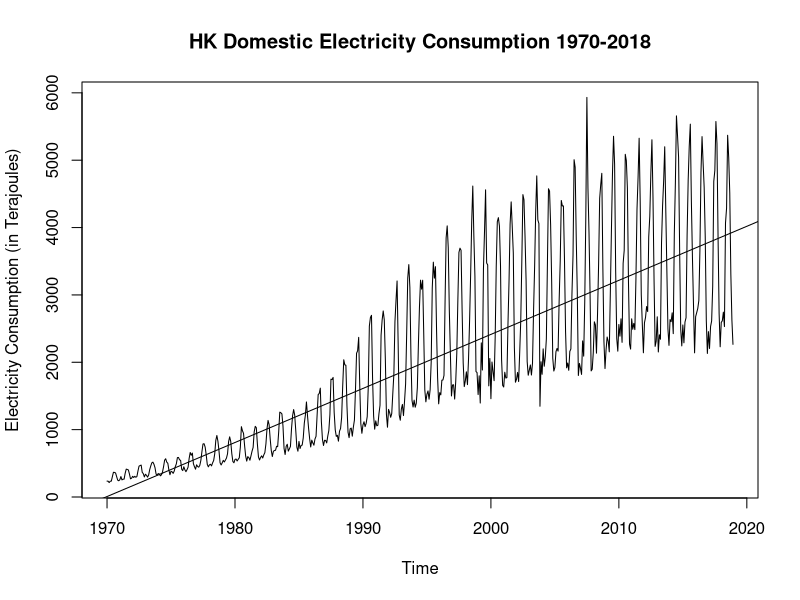
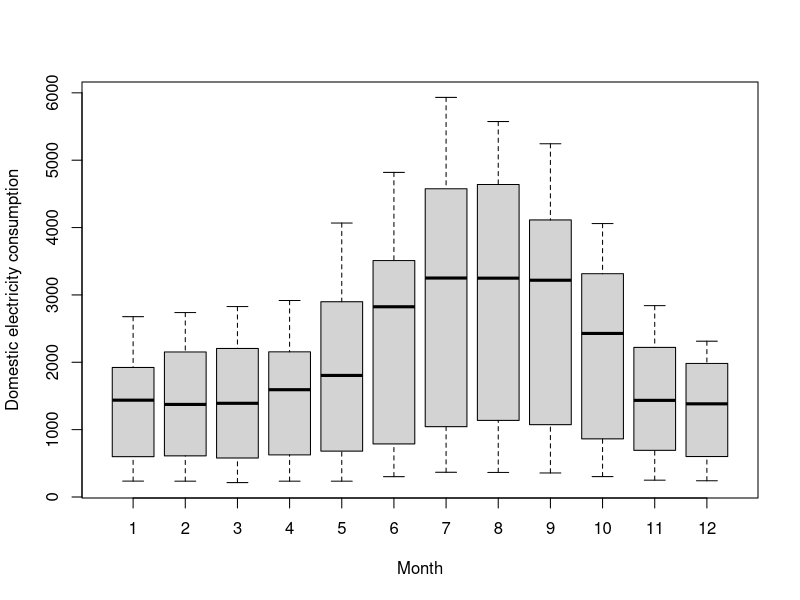
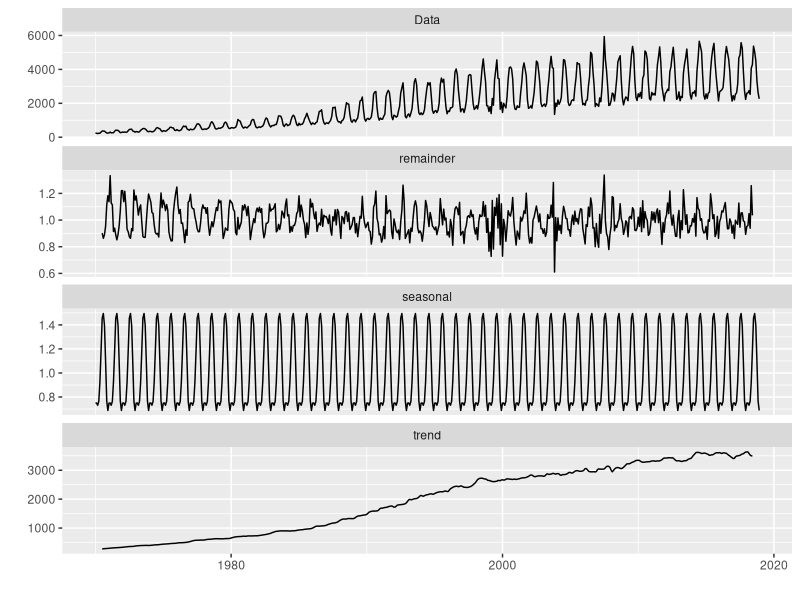
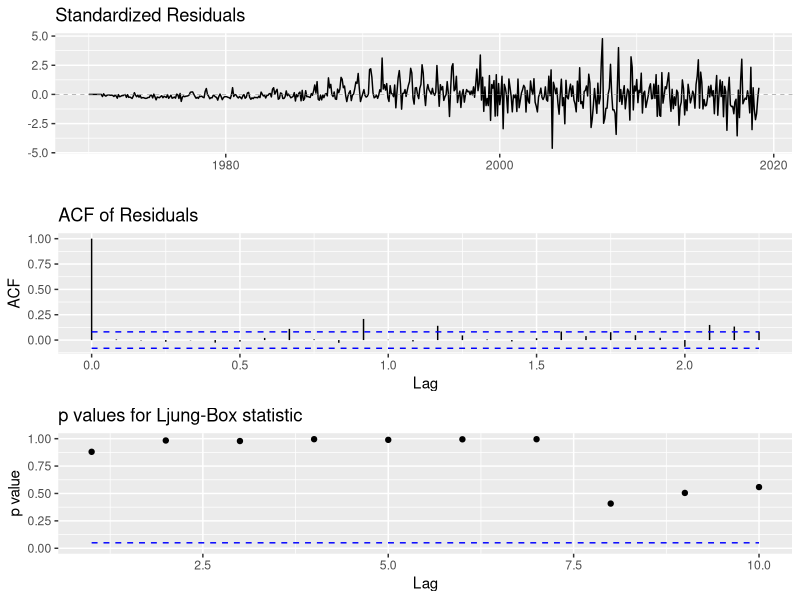
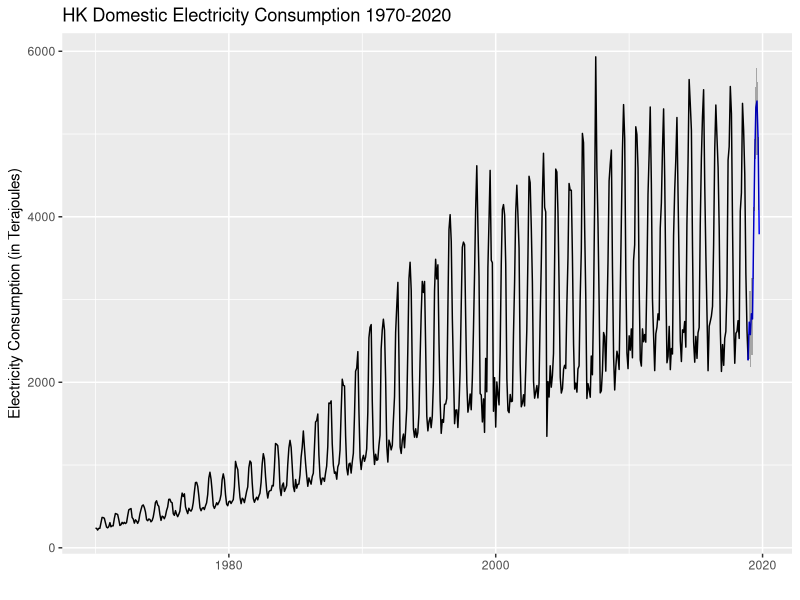
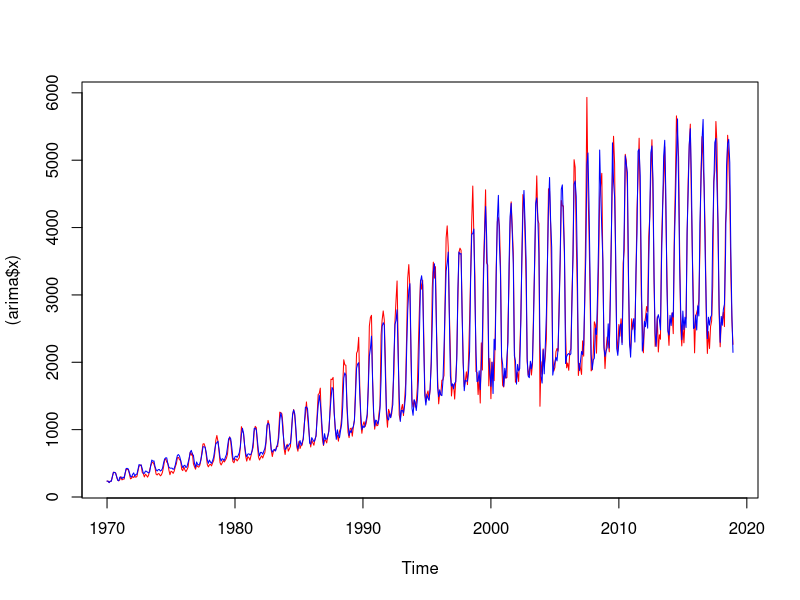
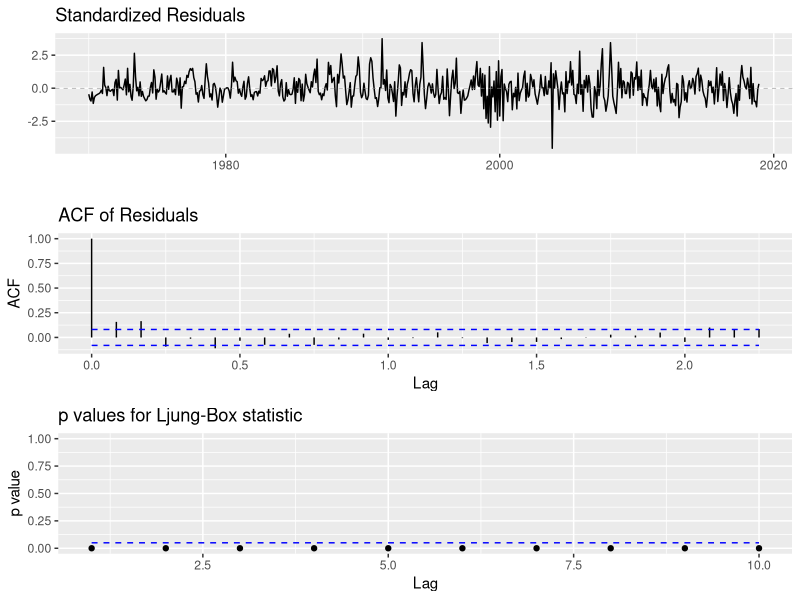
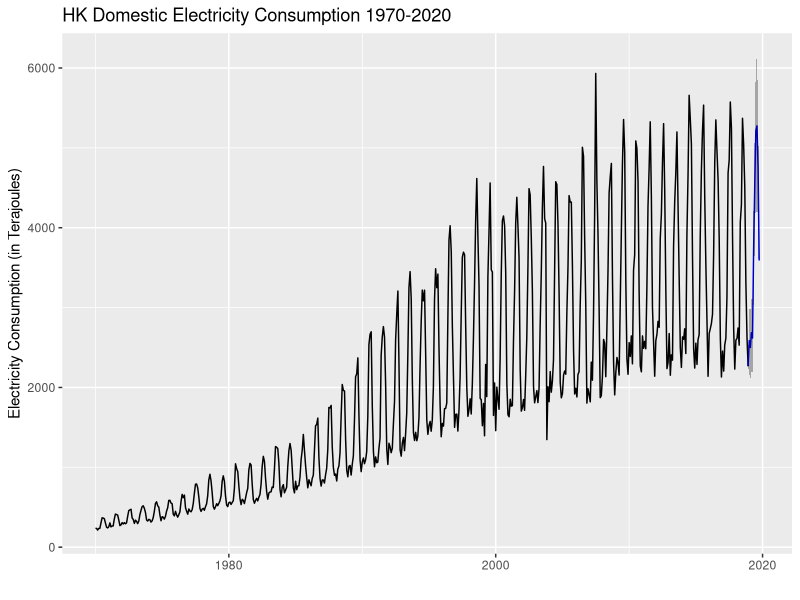

These figures' R source, in order:
## ---- chunk 1
# Load packages
library(tidyverse)
library(xts)
library(forecast)
library(tseries)
library(ggfortify)
## ---- chunk 2
# read the data
df <- read.csv("hk_electricity.csv")

# inspect the first and last few rows
head(df)

tail(df)
## ---- chunk 3
# Count the number of rows
nrow(df)
## ---- chunk 4
# Split the domestic consumption data into training set and test set
domestic_train <- head(df$Domestic, nrow(df) - 10)
domestic_test <- tail(df$Domestic, 10)
## ---- chunk 5
# change data to time series format
ts_domestic <- ts(df$Domestic, frequency = 12, start = c(1970, 1), end = c(2019, 10))
ts_domestic_train <- ts(domestic_train, frequency = 12, start = c(1970, 1), end = c(2018, 12))
ts_domestic_test <- ts(domestic_test, frequency = 12, start = c(2019, 1))
## ---- chunk 6
# Check how many observations there are for each unit of time
frequency(ts_domestic_train)
## ---- chunk 7
# Get a summary of the values
summary(ts_domestic_train)
## ---- chunk 8
# Plot the training set and add a linear regression line
plot(ts_domestic_train, ylab = "Electricity Consumption (in Terajoules)", main = "HK Domestic Electricity Consumption 1970-2018")
abline(reg=lm(ts_domestic_train~time(ts_domestic_train)))
## ---- chunk 9
# Explore some seasonality within our data using a boxplot
boxplot(ts_domestic_train~cycle(ts_domestic_train), xlab = "Month", ylab = "Domestic electricity consumption")
## ---- chunk 10
# Decompose the data
decomposed <- decompose(ts_domestic_train, type = "multiplicative")
autoplot(decomposed)
## ---- chunk 11
arima <- auto.arima(ts_domestic_train)
arima
## ---- chunk 12
#T he ggtsdiag function from ggfortify R package performs model diagnostics of the residuals and the acf. will include a autocovariance plot.
ggtsdiag(arima)
## ---- chunk 13
# We can plot a forecast of the time series using the arima model, with a 95% confidence interval, forecasted data till Oct 2019.
arima_forecast <- forecast(arima, h=10, level = c(95)) # 10 for 2019.01-2019.10

autoplot(arima_forecast, main = ("HK Domestic Electricity Consumption 1970-2020")) + ylab("Electricity Consumption (in Terajoules)")
## ---- chunk 14
# visualize the model overall accuracy
plot((arima$x), col = "red")
lines((arima$fitted), col = "blue")
## ---- chunk 15
# Automated forecasting using an ETS model
ets <- ets(ts_domestic_train)
ets
## ---- chunk 16
# The ggtsdiag function from ggfortify R package performs model diagnostics of the residuals and the acf. will include a autocovariance plot.
ggtsdiag(ets)
## ---- chunk 17
# We can plot a forecast of the time series using the ETS model, with a 95% confidence interval, forecasted data till Oct 2019
ets_forecast <- forecast(ets, h=10, level = c(95)) # 10 for 2019.01-2019.10

autoplot(ets_forecast, main = ("HK Domestic Electricity Consumption 1970-2020")) + ylab("Electricity Consumption (in Terajoules)")
## ---- chunk 18
# Compare the forecasted data to actual data (2019.1-2019.10)
ts.union(ts_domestic_test, head(arima_forecast$mean,10), head(ets_forecast$mean,10))
## ---- chunk 19
# Plot the comparison
plot(ts_domestic_test, ylab = "Domestic Electricity Consumption")
lines(head(arima_forecast$mean,10), col="blue")
lines(head(ets_forecast$mean,10), col="green")
## ---- chunk 20
arima_forecast %>% forecast(h = 10) %>% 
  accuracy(ts_domestic)

ets_forecast %>% forecast(h = 10) %>% 
  accuracy(ts_domestic)
## ---- chunk 21
forecast_2021 <- forecast(arima, h=10+2+24, level = c(95))
autoplot(forecast_2021)
## ---- chunk 22
# check the forecast data
forecast_2021$mean
